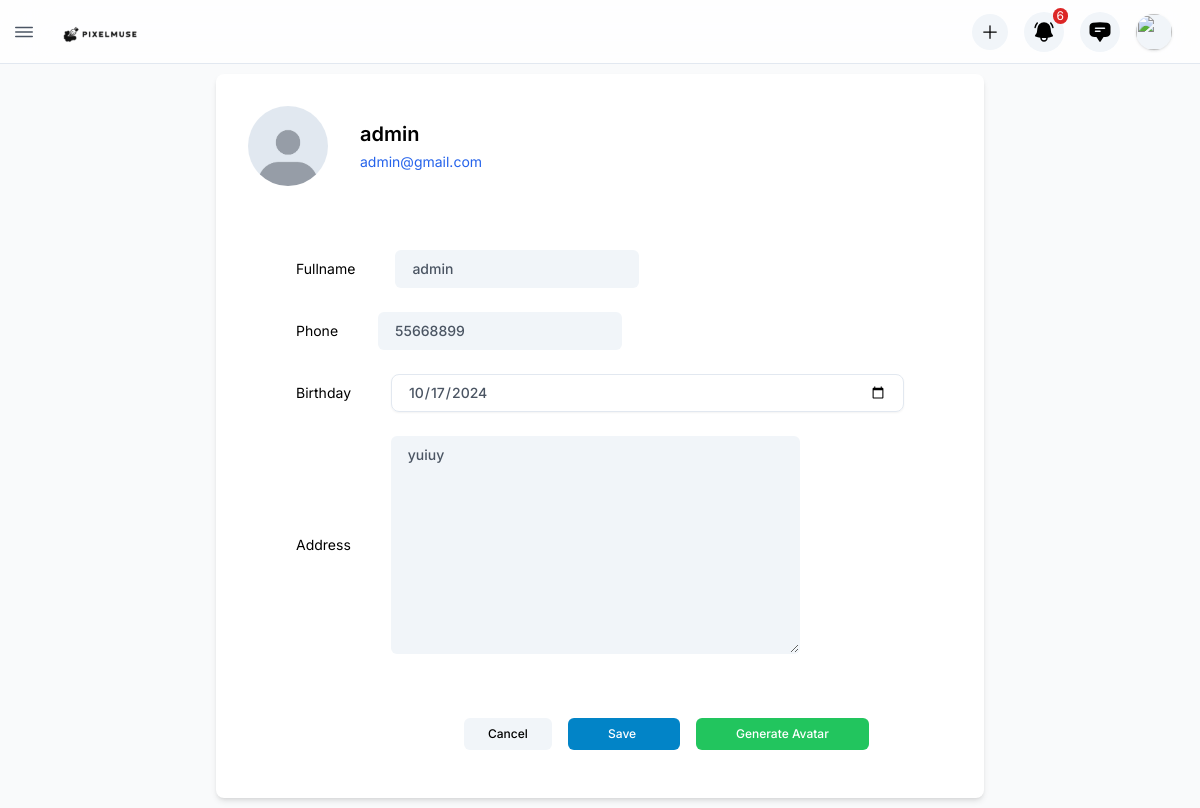
/profile/ (signed in), run on the app's committed database.
### users/models.py (models this page shows, shortened)
class User(AbstractBaseUser, PermissionsMixin):
    email = models.EmailField(unique=True)
    fullname = models.CharField(max_length=255)
    phone = models.CharField(max_length=20, blank=True, null=True)
    birthday = models.DateField(blank=True, null=True)
    address = models.TextField(blank=True, null=True)
    role = models.CharField(max_length=10, choices=[('admin', 'Admin'), ('user', 'User'),('support','Support')])
    is_active = models.BooleanField(default=True)
    is_staff = models.BooleanField(default=False)
    user_photo = models.ImageField(upload_to='user_photos/', blank=True, null=True)
    objects = UserManager()
    USERNAME_FIELD = 'email'
    REQUIRED_FIELDS = ['fullname']

### users/views.py (the view)
# urls.py: path('profile/', views.update_user, name='update_user'),
@login_required
def update_user(request):
    user = request.user
    if request.method == 'POST':
        form = UserUpdateForm(request.POST, request.FILES, instance=user)
        if form.is_valid():
            form.save()
            if request.POST.get('generate_avatar'):
                try:
                    avatar_file = generate_avatar(user.fullname)
                    if avatar_file:
                        user.user_photo.save(avatar_file.name, avatar_file)
                        user.save()
                        messages.success(request, "Avatar généré avec succès!")
                    else:
                        messages.error(request, "Erreur lors de la génération de l'avatar.")
                except requests.ConnectionError:
                    messages.error(request, "Erreur de connexion à l'API d'avatar.")
            request.session['full_name'] = user.fullname
            request.session['userphoto'] = user.user_photo.url if user.user_photo else None
            return redirect('update_user')
    else:
        form = UserUpdateForm(instance=user)
    return render(request, 'ProfileFront.html', {
        'form': form,
        'user': user,
        'MEDIA_URL': settings.MEDIA_URL
    })

### users/forms.py (shortened to what this page needs)
class UserUpdateForm(forms.ModelForm):
    birthday = forms.DateField(
        widget=forms.DateInput(attrs={
            'type': 'date',
            'class': '!w-full !rounded-lg !bg-transparent !shadow-sm !border-slate-200 dark:!border-slate-800 dark:!bg-white/5',
        }),
        required=False
    )
    class Meta:
        model = User
        fields = ['fullname', 'phone', 'birthday', 'address', 'user_photo']
    def __init__(self, *args, **kwargs):
        super(UserUpdateForm, self).__init__(*args, **kwargs)
        self.fields['user_photo'].required = False

### templates/ProfileFront.html (shortened to what this page needs)
{% extends "base.html" %}
{% load static %}
{% block content %}
<main id="site__main" class="2xl:ml-[--w-side]  xl:ml-[--w-side-sm] p-2.5 h-[calc(100vh-var(--m-top))] mt-[--m-top]">
    <div class="max-w-3xl mx-auto">
        <div class="box relative rounded-lg shadow-md">
<form method="POST" enctype="multipart/form-data">
    <div class="flex md:gap-8 gap-4 items-center md:p-8 p-6 md:pb-4">
        <div class="relative md:w-20 md:h-20 w-12 h-12 shrink-0">
            <label for="file" class="cursor-pointer">
                <img id="img" src="{% if user.user_photo %}{{ MEDIA_URL }}{{ user.user_photo }}{% else %}{% static 'images/avatars/avatar-3.jpg' %}{% endif %}" class="object-cover w-full h-full rounded-full" alt="User Photo"/>
            </label>
        </div>
        <div class="flex-1">
            <h3 class="md:text-xl text-base font-semibold text-black dark:text-white">{{ user.fullname }}</h3>
            <p class="text-sm text-blue-600 mt-1 font-normal">{{ user.email }}</p>
        </div>
    </div>
    <div class="md:py-12 md:px-20 p-6 overflow-hidden text-black text-sm">
        <div>
            <div class="space-y-6">
                <div class="md:flex items-center gap-10">
                    {{ form.fullname.label }}
                    {{ form.fullname }}
                </div>
                <div class="md:flex items-center gap-10">
                    {{ form.phone.label }}
                    {{ form.phone }}
                </div>
                <div class="md:flex items-center gap-10">
                    {{ form.birthday.label }}
                    {{ form.birthday }}
                </div>
                <div class="md:flex items-center gap-10">
                    {{ form.address.label }}
                    {{ form.address }}
                </div>
            </div>
            <div class="flex items-center gap-4 mt-16 lg:pl-[10.5rem]">
                <button type="button" class="button lg:px-6 bg-secondery max-md:flex-1" onclick="window.history.back();">Cancel</button>
                <button type="submit" class="button lg:px-10 bg-primary text-white max-md:flex-1">Save </button>
                <button type="submit" name="generate_avatar" value="true" class="button lg:px-10 bg-green-500 text-white max-md:flex-1">Generate Avatar</button>
            </div>
        </div>
    </div>
</form>
        </div>
    </div>
</main>
{% endblock %}

### data on the page
User: fullname "admin", email "admin@gmail.com", phone "55668899", birthday "10/17/2024", address "yuiuy"
